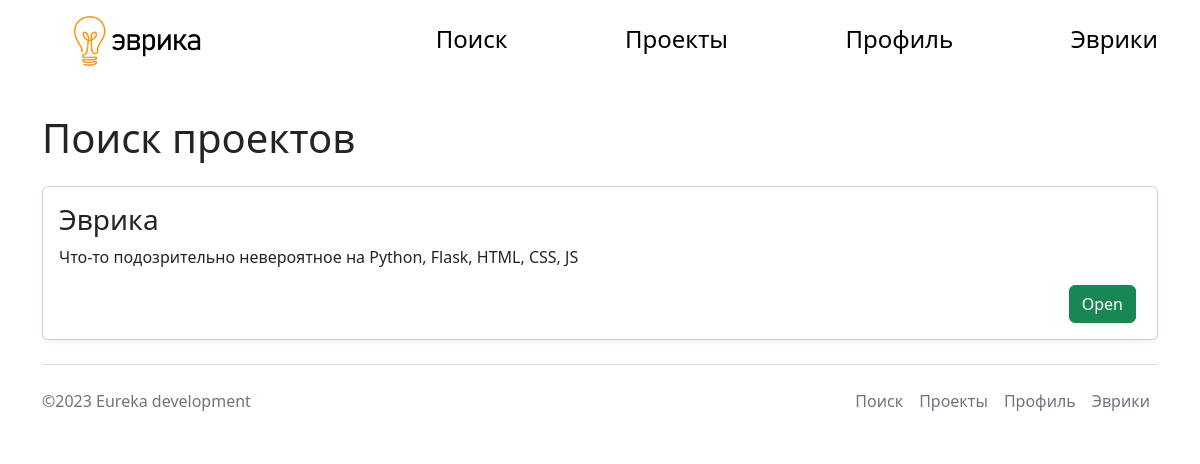
/search (signed in), run on an earlier commit of the app's database.
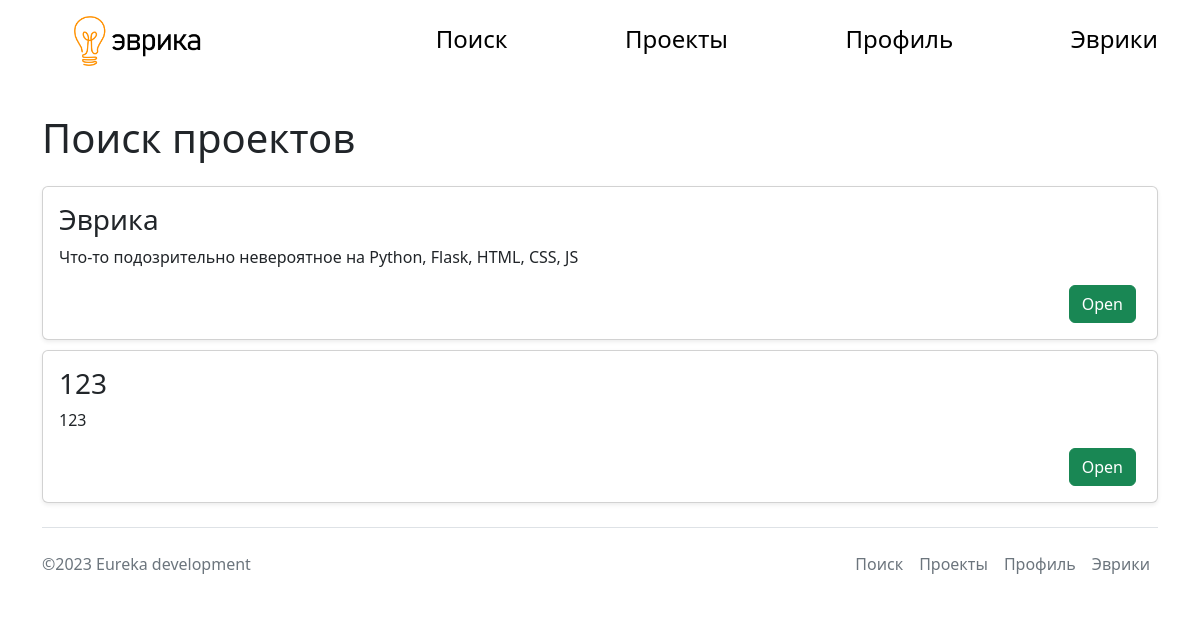
And on a later commit of the database.
### main.py (models this page shows, shortened)
class Project(db.Model):
    id = db.Column(db.Integer, primary_key=True)
    title = db.Column(db.String(20), nullable=False)
    about = db.Column(db.Text, nullable=False)
    image = db.Column(db.String)
    front_language = db.Column(db.Integer, nullable=False)
    back_language = db.Column(db.String, nullable=False)
    level = db.Column(db.String, nullable=False)
    founder_id = db.Column(db.Integer, nullable=False)
    intro = db.Column(db.String(240))

### main.py (the view)
@app.route('/search')
@login_required
def search():
    projects = db.session.query(Project).filter_by(back_language=current_user.main_language).all()
    return render_template('search.html', title='Поиск', projects=projects)

### main.py (called while the page is built)
@login_manager.user_loader
def load_user(user_id):
    return User.query.get(user_id)

### templates/search.html
{%extends 'base.html'%}
{%block body%}
<h1 class='py-3'>Поиск проектов</h1>
{% for el in projects %}
<div class="col">
<div class="card shadow-sm" style="margin-bottom: 10px">
<div class="card-body">
<h3 class="card-text" style='text-align: left'>{{el.title}}</h3>
<p>{{el.intro}}</p>
<div class="proj_search_open">
<a href='/projects/{{el.id}}' class="btn btn-success" style='margin-right: 5px'>Open</a>
</div>
</div>
</div>
</div>
{%endfor%}
{%endblock%}

### templates/base.html (shortened to what this page needs)
<!DOCTYPE html>
<html lang="en">
<head>
<link rel="stylesheet" href="https://cdn.jsdelivr.net/npm/bootstrap@5.2.3/dist/css/bootstrap.min.css">
<link rel="stylesheet" href="/static/css/style.css" type="text/css">
</head>
<body class="container">
<ul class="navigation_container py-3">
<li class='nav_img_link'><a href="/"><img src="/static/images/logo.png" alt="Arch logo" class='logo'></a></li>
<li class='navigation_link'><a  href="/search" class='navigation_link'>Поиск</a></li>
<li class='navigation_link'><a href="/projects" class='navigation_link'>Проекты</a></li>
<li class='navigation_link'><a href="/profile" class='navigation_link'>Профиль</a></li>
<li class='navigation_link'><a href="/matches" class='navigation_link'>Эврики</a></li>
</ul>
<main>
{% block body %}
{% endblock %}
</main>
<footer class="d-flex flex-wrap justify-content-between align-items-center py-3 my-4 border-top">
<p class="col-md-4 mb-0 text-muted">©2023 Eureka development</p>
<ul class="nav col-md-4 justify-content-end">
<li class=''><a  href="/search" class='nav-link px-2 text-muted'>Поиск</a></li>
<li class='nav-item'><a href="/projects" class='nav-link px-2 text-muted'>Проекты</a></li>
<li class='nav-item'><a href="/profile" class='nav-link px-2 text-muted'>Профиль</a></li>
<li class='nav-item'><a href="/matches" class='nav-link px-2 text-muted'>Эврики</a></li>
</ul>
</footer>
</body>
</html>

### static/css/style.css (style rules this page uses)
a { color: #8aff15; }
.navigation_container { display: flex; list-style-type: none; }
.navigation_link { font-size: 24px; text-decoration: none; color: black; margin-left: auto; margin-right: 0px; margin-top: 5px; }
.logo { height: 50px; }
.nav_img_link { margin-left: 0; margin-right: auto; }
.proj_search_open { text-align: right; }

What changed in the data, as far as the page shows it:
added Project: title "123", intro "123"
